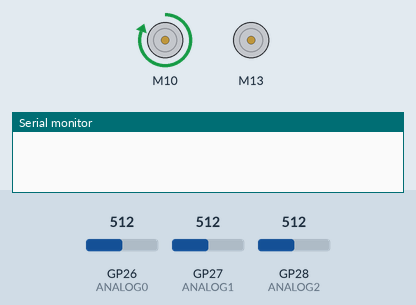
Bench run of a sketch on a simulated Raspberry Pi Pico. Shown: 2 × DC motor (green arrow = forward, orange = backward, longer = faster), the last lines printed to the serial monitor. The test bench sets the inputs (shaded band); at power-on: GP26 (ANALOG0) = 512, GP27 (ANALOG1) = 512, GP28 (ANALOG2) = 512 (analog values on the 0–1023 scale).

Above: at 0.5 s.
At 2.2 s:
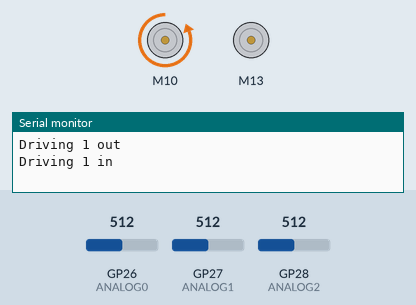
At 4.0 s:
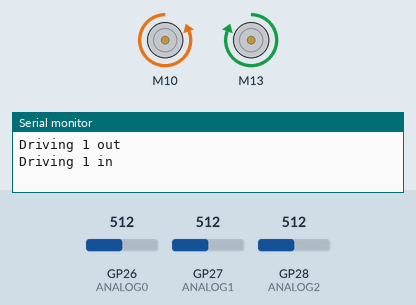
At 5.0 s:
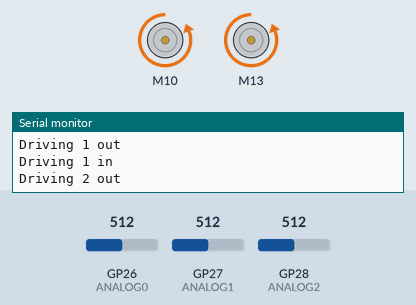
Timing chart, 0 to 7.2 s (numbered marks = the images above):
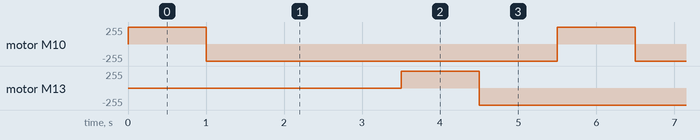

Measured:
- by itself, motor M10, motor M13: alternates forward 255/255 for 1.0 s and backward 255/255 for 4.5 s

The sketch:

pi_main_loop.ino
```cpp
#include "includes.h"
#include "SparkFun_TB6612.h"

const int offsetA = 1;
const int offsetB = 1;
const int offsetC = 1;

Motor linear_actuator_1(MOTOR_0_CONNECTION_1, MOTOR_0_CONNECTION_2, PWM_MOTOR_0, offsetA, STANDBY_DRIVER_0);
Motor linear_actuator_2(MOTOR_1_CONNECTION_1, MOTOR_1_CONNECTION_2, PWM_MOTOR_1, offsetB, STANDBY_DRIVER_1);


uint16_t sensor_0[MAX_DATA];
uint16_t sensor_1[MAX_DATA];
uint16_t sensor_2[MAX_DATA];

uint8_t counter_0 = 0;
uint8_t counter_1 = 0;
uint8_t counter_2 = 0;

void setup() {
    Serial.begin(BAUD_RATE);
    analogReadResolution(ANALOG_RES);
    pinMode(ANALOG0, INPUT);
    pinMode(ANALOG1, INPUT);
    pinMode(ANALOG2, INPUT);
}

void loop() {
    sensor_0[counter_0] = (uint16_t)analogRead(ANALOG0);
    counter_0++;
    if (counter_0 == MAX_DATA) {
        for (int i = 0; i < MAX_DATA; i++) {
            // Serial.print("sensor_0 ");
            // Serial.print(sensor_0[i]);
            // Serial.println();
            sensor_0[i] = (uint16_t)0;
        }
        delay(75);
        counter_0 = 0;
    }
    sensor_1[counter_1] = (uint16_t)analogRead(ANALOG1);
    counter_1++;
    if (counter_1 == MAX_DATA) {
        for (int i = 0; i < MAX_DATA; i++) {
            // Serial.print("sensor_1 ");
            // Serial.print(sensor_1[i]);
            // Serial.println();
            sensor_1[i] = (uint16_t)0;
        }
        delay(75);
        counter_1 = 0;
    }
    sensor_2[counter_2] = (uint16_t)analogRead(ANALOG2);
    counter_2++;
    if (counter_2 == MAX_DATA) {
        for (int i = 0; i < MAX_DATA; i++) {
            // Serial.print("sensor_2 ");
            // Serial.print(sensor_2[i]);
            // Serial.println();
            sensor_2[i] = (uint16_t)0;
        }
        delay(75);
        counter_2 = 0;
    }
}

void setup1() {
}

void loop1() {
    linear_actuator_1.drive(255, 1000);
    Serial.println("Driving 1 out");
    linear_actuator_1.drive(-255, 1000);
    Serial.println("Driving 1 in");
    delay(1500);
    linear_actuator_2.drive(255, 1000);
    Serial.println("Driving 2 out");
    linear_actuator_2.drive(-255, 1000);
    Serial.println("Driving 2 in");
}
```

includes.h
```cpp
#pragma once

#define MAX_DATA 255

#define BAUD_RATE 115200

#define ANALOG_RES 12

// Analog pins

#define ANALOG0 26

#define ANALOG1 27

#define ANALOG2 28


#define STANDBY_DRIVER_0 22

#define STANDBY_DRIVER_1 21


// Motor 0 Connections

#define MOTOR_ENCODER_0 7

#define PWM_MOTOR_0 20

#define MOTOR_0_CONNECTION_1 10

#define MOTOR_0_CONNECTION_2 11


// Motor 1 Connections

#define MOTOR_ENCODER_1 6

#define PWM_MOTOR_1 19

#define MOTOR_1_CONNECTION_1 13

#define MOTOR_1_CONNECTION_2 12


// Motor 2 Connections

#define MOTOR_ENCODER_2 5

#define PWM_MOTOR_2 18

#define MOTOR_2_CONNECTION_1 8

#define MOTOR_2_CONNECTION_2 9
```
